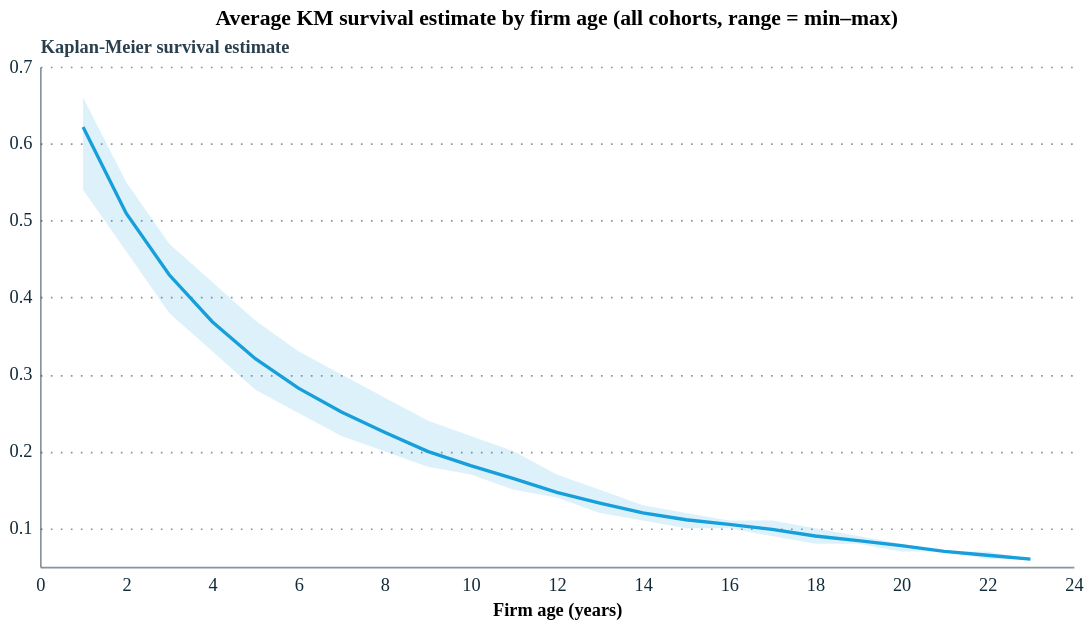

Notebook code cell kept with this figure:
### Markdown cell above
---
## 2. Survival Rates

Kaplan-Meier (KM) survival estimates by cohort and age. The KM estimator accounts for right-censoring and gives the probability of surviving to at least age *t*, conditional on having survived to age *t*−1. Data: `cohort_analysis` sheet (`kaplan_meier_rate` column).

### Code cell
# Average KM survival curve across all cohorts
avg_surv = (cohort[cohort['age'] > 0]
            .groupby('age')['kaplan_meier_rate']
            .agg(['mean', 'min', 'max']).reset_index())

line = alt.Chart(avg_surv).mark_line(color=pallete['nominal_1'], strokeWidth=2).encode(
    x=alt.X('age:Q', title='Firm age (years)'),
    y=alt.Y('mean:Q', title='Kaplan-Meier survival estimate', scale=alt.Scale(zero=False)),
    tooltip=['age:Q', alt.Tooltip('mean:Q', format='.2f')])

band = alt.Chart(avg_surv).mark_area(opacity=0.15, color=pallete['nominal_1']).encode(
    x='age:Q', y='min:Q', y2='max:Q')

(band + line).properties(
    title='Average KM survival estimate by firm age (all cohorts, range = min–max)',
    width=620, height=300)

### Figure 1 — Vega-Lite specification as saved in the notebook (floating-point values rounded to 4 significant figures)
{"config": {"font": "Circular Std", "mark": {"line": {"interpolate": "linear"}}, "view": {"stroke": "transparent", "width": 400, "height": 300}, "range": {"category": ["#179fdb", "#e6224b", "#f4c245", "#122b39", "#eb5c2e", "#36b7b4"], "diverging": ["#E6224B", "#E54753", "#C9C9C9", "#179FDB", "#122B39"], "heatmap": ["#C9C9C9", "#179FDB", "#0063AF", "#122B39"], "ordinal": ["#00A767", "#36B7B4", "#179FDB", "#0063AF", "#243B5A"]}, "axisX": {"labelColor": "#122b39", "tickColor": "#122b39", "domainColor": "#122b39", "domainOpacity": 0.5, "gridOpacity": 0, "labelFont": "Circular Std", "labelAngle": 0, "labelAlign": "center", "labelFontSize": 11, "labelPadding": 5, "tickCount": 10, "tickSize": 0, "title": ""}, "axisY": {"labelColor": "#122b39", "labelFont": "Circular Std", "tickColor": "#122b39", "domainColor": "#122b39", "gridColor": "#122b39", "gridDash": [1, 5], "gridOpacity": 0.5, "labelPadding": 5, "labelFontSize": 11, "domainOpacity": 0.5, "tickSize": 0, "title": null, "titleAlign": "left", "titleAngle": 0, "titleBaseline": "bottom", "titleColor": "#122b39", "titleOpacity": 0.9, "titleX": 0, "titleY": -7}}, "layer": [{"mark": {"type": "area", "color": "#179fdb", "opacity": 0.15}, "encoding": {"x": {"field": "age", "type": "quantitative"}, "y": {"field": "min", "type": "quantitative"}, "y2": {"field": "max"}}}, {"mark": {"type": "line", "color": "#179fdb", "strokeWidth": 2}, "encoding": {"tooltip": [{"field": "age", "type": "quantitative"}, {"field": "mean", "format": ".2f", "type": "quantitative"}], "x": {"field": "age", "title": "Firm age (years)", "type": "quantitative"}, "y": {"field": "mean", "scale": {"zero": false}, "title": "Kaplan-Meier survival estimate", "type": "quantitative"}}}], "data": {"name": "data-d1f5156152304eaffa5ad3b61dfae2b8"}, "height": 300, "title": "Average KM survival estimate by firm age (all cohorts, range = min–max)", "width": 620, "$schema": "https://vega.github.io/schema/vega-lite/v5.20.1.json", "datasets": {"data-d1f5156152304eaffa5ad3b61dfae2b8": [{"age": 1, "mean": 0.6217, "min": 0.54, "max": 0.66}, {"age": 2, "mean": 0.5095, "min": 0.46, "max": 0.55}, {"age": 3, "mean": 0.4295, "min": 0.38, "max": 0.47}, {"age": 4, "mean": 0.3685, "min": 0.33, "max": 0.42}, {"age": 5, "mean": 0.3205, "min": 0.28, "max": 0.37}, {"age": 6, "mean": 0.2822, "min": 0.25, "max": 0.33}, {"age": 7, "mean": 0.2512, "min": 0.22, "max": 0.3}, {"age": 8, "mean": 0.225, "min": 0.2, "max": 0.27}, {"age": 9, "mean": 0.2, "min": 0.18, "max": 0.24}, {"age": 10, "mean": 0.1814, "min": 0.17, "max": 0.22}, {"age": 11, "mean": 0.1646, "min": 0.15, "max": 0.2}, {"age": 12, "mean": 0.1467, "min": 0.14, "max": 0.17}, {"age": 13, "mean": 0.1327, "min": 0.12, "max": 0.15}, {"age": 14, "mean": 0.12, "min": 0.11, "max": 0.13}, {"age": 15, "mean": 0.1111, "min": 0.1, "max": 0.12}, {"age": 16, "mean": 0.105, "min": 0.1, "max": 0.11}, {"age": 17, "mean": 0.09857, "min": 0.09, "max": 0.11}, {"age": 18, "mean": 0.09, "min": 0.08, "max": 0.1}, {"age": 19, "mean": 0.084, "min": 0.08, "max": 0.09}, {"age": 20, "mean": 0.0775, "min": 0.07, "max": 0.08}, {"age": 21, "mean": 0.07, "min": 0.07, "max": 0.07}, {"age": 22, "mean": 0.065, "min": 0.06, "max": 0.07}, {"age": 23, "mean": 0.06, "min": 0.06, "max": 0.06}]}}
